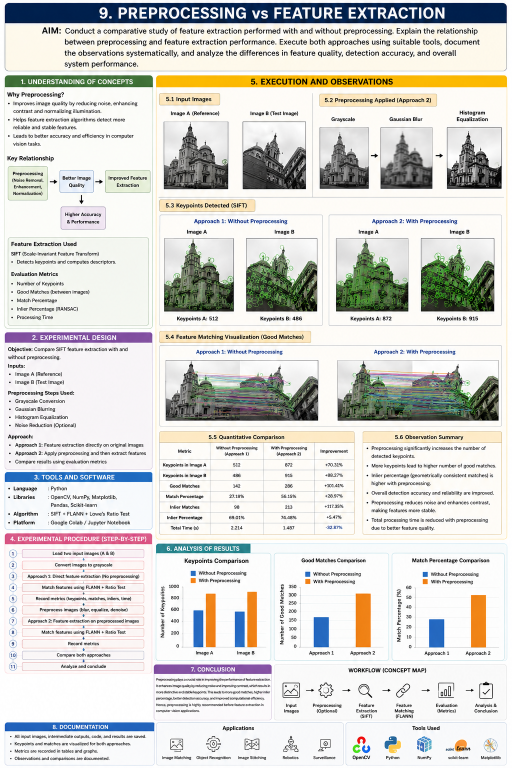
#> input picture CO3/AT1/9/9.png, 1024 x 1536 px (shown at 1/2 size)
$ python 9.py
#> lines starting #> are read from the running program, lines starting #| are printed output that depends on the picture
# ==============================================================
# 9. PREPROCESSING VS FEATURE EXTRACTION
# Comparative Study using SIFT
# ==============================================================

import cv2
import numpy as np
import pandas as pd
import matplotlib.pyplot as plt
import time

from google.colab import files


# ==============================================================
# STEP 1: UPLOAD TWO IMAGES
# ==============================================================

print("Upload Image 1 - Reference Image")
uploaded1 = files.upload()
#> the answer given: 9.png

print("Upload Image 2 - Test Image")
uploaded2 = files.upload()
#> the answer given: 9.png


# Get uploaded filenames automatically
image1_path = list(uploaded1.keys())[0]
image2_path = list(uploaded2.keys())[0]


# ==============================================================
# STEP 2: READ IMAGES
# ==============================================================

img1 = cv2.imread(image1_path)
#> img1 is the input picture: shape (1536, 1024, 3); mean B, G, R 209.3, 213.4, 213.8
img2 = cv2.imread(image2_path)

if img1 is None or img2 is None:
    raise Exception("Unable to read the uploaded images.")


# Resize images to the same size
img1 = cv2.resize(img1, (800, 600))
#> img1: shape (600, 800, 3)
img2 = cv2.resize(img2, (800, 600))


# ==============================================================
# STEP 3: CONVERT TO GRAYSCALE
# ==============================================================

gray1 = cv2.cvtColor(
    img1,
    cv2.COLOR_BGR2GRAY
)

gray2 = cv2.cvtColor(
    img2,
    cv2.COLOR_BGR2GRAY
)


# ==============================================================
# STEP 4: DISPLAY ORIGINAL IMAGES
# ==============================================================

plt.figure(figsize=(12, 5))

plt.subplot(1, 2, 1)

plt.imshow(
    cv2.cvtColor(
        img1,
        cv2.COLOR_BGR2RGB
    )
)

plt.title("Image 1 - Reference")
plt.axis("off")


plt.subplot(1, 2, 2)

plt.imshow(
    cv2.cvtColor(
        img2,
        cv2.COLOR_BGR2RGB
    )
)

plt.title("Image 2 - Test")
plt.axis("off")

plt.tight_layout()
plt.show()
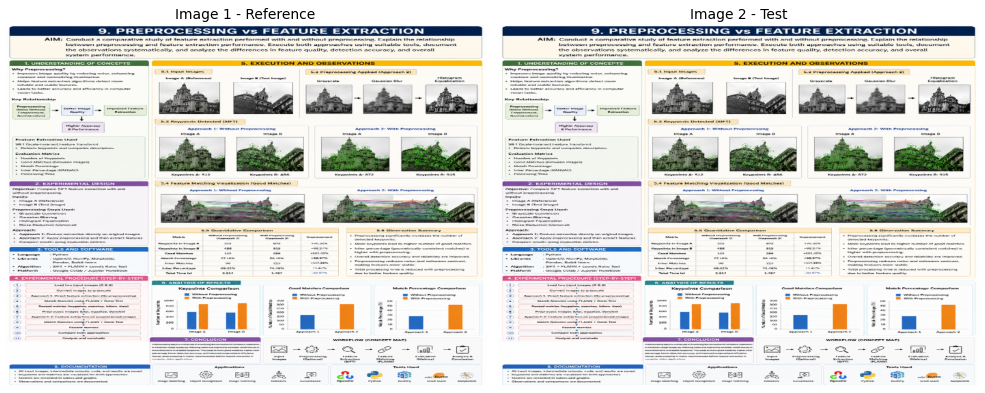
#> figure drawn by matplotlib, 2 panels


# ==============================================================
# STEP 5: PREPROCESSING FUNCTION
# ==============================================================

def preprocess_image(gray):

    # Gaussian Blur for noise reduction
    blurred = cv2.GaussianBlur(
        gray,
        (5, 5),
        0
    )
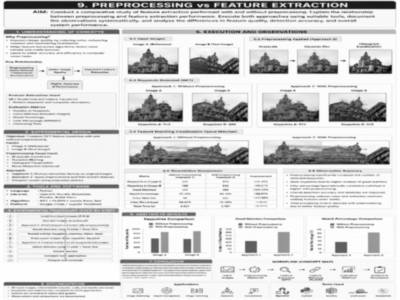
#> blurred: shape (600, 800) (shown at 1/2 size); min 2, max 255, mean 212.9

    # CLAHE for local contrast enhancement
    clahe = cv2.createCLAHE(
        clipLimit=2.0,
        tileGridSize=(8, 8)
    )

    enhanced = clahe.apply(
        blurred
    )
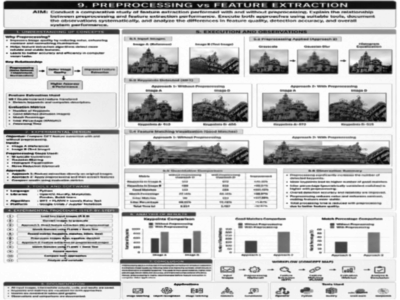
#> enhanced: shape (600, 800) (shown at 1/2 size); min 1, max 255, mean 194.8

    return enhanced


# ==============================================================
# STEP 6: CREATE PREPROCESSED IMAGES
# ==============================================================

processed1 = preprocess_image(
    gray1
)

processed2 = preprocess_image(
    gray2
)


# ==============================================================
# STEP 7: DISPLAY PREPROCESSING
# ==============================================================

plt.figure(figsize=(12, 8))

plt.subplot(2, 2, 1)

plt.imshow(
    gray1,
    cmap="gray"
)

plt.title(
    "Image 1 - Without Preprocessing"
)

plt.axis("off")


plt.subplot(2, 2, 2)

plt.imshow(
    processed1,
    cmap="gray"
)

plt.title(
    "Image 1 - With Preprocessing"
)

plt.axis("off")


plt.subplot(2, 2, 3)

plt.imshow(
    gray2,
    cmap="gray"
)

plt.title(
    "Image 2 - Without Preprocessing"
)

plt.axis("off")


plt.subplot(2, 2, 4)

plt.imshow(
    processed2,
    cmap="gray"
)

plt.title(
    "Image 2 - With Preprocessing"
)

plt.axis("off")

plt.tight_layout()
plt.show()


# ==============================================================
# STEP 8: CREATE SIFT DETECTOR
# ==============================================================

sift = cv2.SIFT_create(
    nfeatures=1500
)


# ==============================================================
# STEP 9: CREATE FLANN MATCHER
# ==============================================================

FLANN_INDEX_KDTREE = 1

index_params = {
    "algorithm": FLANN_INDEX_KDTREE,
    "trees": 5
}

search_params = {
    "checks": 50
}

flann = cv2.FlannBasedMatcher(
    index_params,
    search_params
)


# ==============================================================
# STEP 10: FUNCTION FOR FEATURE EXTRACTION AND MATCHING
# ==============================================================

def perform_experiment(
    image1,
    image2,
    condition
):

#> called with condition = 'Without Preprocessing'
    start_time = time.perf_counter()


    # ----------------------------------------------------------
    # SIFT FEATURE EXTRACTION
    # ----------------------------------------------------------

    keypoints1, descriptors1 = (
        sift.detectAndCompute(
            image1,
            None
        )
    )
#> keypoints1 = 1501 keypoints; strongest (x, y, size): (688, 121, 2.2), (587, 121, 2.1), (157, 142, 2), (86, 142, 2)

    keypoints2, descriptors2 = (
        sift.detectAndCompute(
            image2,
            None
        )
    )
#> keypoints2 has the same summary as keypoints1


    # Check descriptors
    if descriptors1 is None or descriptors2 is None:

        return {
            "Condition": condition,
            "Keypoints Image 1": len(keypoints1),
            "Keypoints Image 2": len(keypoints2),
            "Good Matches": 0,
            "Match Percentage": 0,
            "Inliers": 0,
            "Inlier Percentage": 0,
            "Processing Time (ms)": 0,
            "Keypoints1": keypoints1,
            "Keypoints2": keypoints2,
            "Good": []
        }


    # ----------------------------------------------------------
    # FEATURE MATCHING
    # ----------------------------------------------------------

    matches = flann.knnMatch(
        descriptors1,
        descriptors2,
        k=2
    )
#> matches = 1501 matches


    # ----------------------------------------------------------
    # LOWE'S RATIO TEST
    # ----------------------------------------------------------

    good_matches = []

    for pair in matches:

        if len(pair) == 2:

            m, n = pair

            if m.distance < 0.75 * n.distance:

                good_matches.append(m)
#> after the loop, good_matches = 1501 matches


    # ----------------------------------------------------------
    # MATCH PERCENTAGE
    # ----------------------------------------------------------

    match_percentage = (
        len(good_matches)
        / len(matches)
        * 100
        if len(matches) > 0
        else 0
    )
#> match_percentage = 100


    # ----------------------------------------------------------
    # RANSAC INLIER ANALYSIS
    # ----------------------------------------------------------

    inliers = 0

    if len(good_matches) >= 4:

        source_points = np.float32([
            keypoints1[m.queryIdx].pt
            for m in good_matches
        ]).reshape(
            -1, 1, 2
        )
#> source_points = 1501 rows, first 8: [11.41, 567.6], [784.5, 11.06], [777.3, 326.6], [777.3, 326.6], [776.4, 139.4], [774.9, 325.3], [14.36, 11.06], [768.2, 239]

        destination_points = np.float32([
            keypoints2[m.trainIdx].pt
            for m in good_matches
        ]).reshape(
            -1, 1, 2
        )
#> destination_points has the same summary as source_points


        H, mask = cv2.findHomography(
            source_points,
            destination_points,
            cv2.RANSAC,
            5.0
        )
#> H = [[1, 3.91e-16, 4.45e-14], [-1.58e-16, 1, 1.35e-13], [-6.28e-19, 8.59e-19, 1]]; mask = 1501 values from 1 to 1


        if mask is not None:

            inliers = int(
                mask.sum()
            )
#> inliers = 1501


    # ----------------------------------------------------------
    # INLIER PERCENTAGE
    # ----------------------------------------------------------

    inlier_percentage = (
        inliers
        / len(good_matches)
        * 100
        if len(good_matches) > 0
        else 0
    )
#> inlier_percentage = 100


    # ----------------------------------------------------------
    # PROCESSING TIME
    # ----------------------------------------------------------

    processing_time = (
        time.perf_counter()
        - start_time
    ) * 1000


    # ----------------------------------------------------------
    # RETURN RESULTS
    # ----------------------------------------------------------

    return {

        "Condition": condition,

        "Keypoints Image 1":
            len(keypoints1),

        "Keypoints Image 2":
            len(keypoints2),

        "Good Matches":
            len(good_matches),

        "Match Percentage":
            round(
                match_percentage,
                2
            ),

        "Inliers":
            inliers,

        "Inlier Percentage":
            round(
                inlier_percentage,
                2
            ),

        "Processing Time (ms)":
            round(
                processing_time,
                2
            ),

        "Keypoints1":
            keypoints1,

        "Keypoints2":
            keypoints2,

        "Good":
            good_matches
    }


# ==============================================================
# STEP 11: APPROACH 1 - WITHOUT PREPROCESSING
# ==============================================================

print("\nRunning experiment WITHOUT preprocessing...")

result_without = perform_experiment(
    gray1,
    gray2,
    "Without Preprocessing"
)
#> result_without = 11 items


# ==============================================================
# STEP 12: APPROACH 2 - WITH PREPROCESSING
# ==============================================================

print(
    "Running experiment WITH preprocessing..."
)

result_with = perform_experiment(
    processed1,
    processed2,
    "With Preprocessing"
)
#> in perform_experiment (call 2), `keypoints1, descriptors1 = ( sift.detectAndCompute( image1, None ) )`: keypoints1 = 1501 keypoints; strongest (x, y, size): (776, 139, 12.4), (569, 140, 11.8), (85, 142, 3.4), (356, 232, 15.2)
#> in perform_experiment (call 2), `keypoints2, descriptors2 = ( sift.detectAndCompute( image2, None ) )`: keypoints2 has the same summary as keypoints1
#> in perform_experiment (call 2), `source_points = np.float32([ keypoints1[m.queryIdx].pt for m in good_m..`: source_points = 1501 rows, first 8: [731, 180.6], [137.2, 33.35], [485.8, 213.6], [137.2, 33.35], [784.7, 11.21], [568.4, 437.8], [485.1, 32.87], [135.7, 105.6]
#> in perform_experiment (call 2), `destination_points = np.float32([ keypoints2[m.trainIdx].pt for m in g..`: destination_points has the same summary as source_points
#> result_with = 11 items


# ==============================================================
# STEP 13: CREATE RESULTS TABLE
# ==============================================================

results = [

    result_without,
    result_with

]


results_df = pd.DataFrame([

    {
        "Approach":
            r["Condition"],

        "Keypoints Image 1":
            r["Keypoints Image 1"],

        "Keypoints Image 2":
            r["Keypoints Image 2"],

        "Good Matches":
            r["Good Matches"],

        "Match Percentage (%)":
            r["Match Percentage"],

        "RANSAC Inliers":
            r["Inliers"],

        "Inlier Percentage (%)":
            r["Inlier Percentage"],

        "Processing Time (ms)":
            r["Processing Time (ms)"]
    }

    for r in results

])
#> results_df = table of 2 rows and 8 columns


# ==============================================================
# STEP 14: DISPLAY RESULTS
# ==============================================================

print("\n")
print("=" * 75)
print("        PREPROCESSING VS FEATURE EXTRACTION")
print("=" * 75)

print(
    results_df.to_string(
        index=False
    )
)
#|              Approach  Keypoints Image 1  Keypoints Image 2  Good Matches  Match Percentage (%)  RANSAC Inliers  Inlier Percentage (%)  Processing Time (ms)
#| Without Preprocessing               1501               1501          1501                 100.0            1501                  100.0                775.62
#|    With Preprocessing               1501               1501          1501                 100.0            1501                  100.0                885.86


# ==============================================================
# STEP 15: DRAW SIFT KEYPOINTS
# ==============================================================

keypoints_without_1 = cv2.drawKeypoints(
    img1,
    result_without["Keypoints1"],
    None,
    flags=cv2.DRAW_MATCHES_FLAGS_DRAW_RICH_KEYPOINTS
)

keypoints_with_1 = cv2.drawKeypoints(
    img1,
    result_with["Keypoints1"],
    None,
    flags=cv2.DRAW_MATCHES_FLAGS_DRAW_RICH_KEYPOINTS
)


keypoints_without_2 = cv2.drawKeypoints(
    img2,
    result_without["Keypoints2"],
    None,
    flags=cv2.DRAW_MATCHES_FLAGS_DRAW_RICH_KEYPOINTS
)

keypoints_with_2 = cv2.drawKeypoints(
    img2,
    result_with["Keypoints2"],
    None,
    flags=cv2.DRAW_MATCHES_FLAGS_DRAW_RICH_KEYPOINTS
)
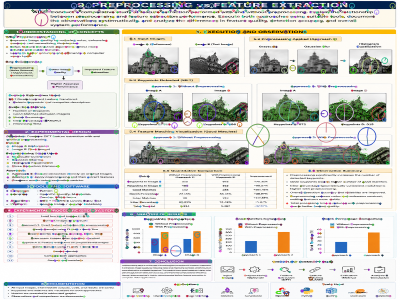
#> keypoints_with_2: shape (600, 800, 3) (shown at 1/2 size); mean B, G, R 208.7, 212.5, 212.9


# ==============================================================
# STEP 16: VISUALIZE KEYPOINT COMPARISON
# ==============================================================

plt.figure(figsize=(14, 10))


plt.subplot(2, 2, 1)

plt.imshow(
    cv2.cvtColor(
        keypoints_without_1,
        cv2.COLOR_BGR2RGB
    )
)

plt.title(
    "Without Preprocessing - Image 1\n"
    + str(result_without["Keypoints Image 1"])
    + " Keypoints"
)

plt.axis("off")


plt.subplot(2, 2, 2)

plt.imshow(
    cv2.cvtColor(
        keypoints_with_1,
        cv2.COLOR_BGR2RGB
    )
)

plt.title(
    "With Preprocessing - Image 1\n"
    + str(result_with["Keypoints Image 1"])
    + " Keypoints"
)

plt.axis("off")


plt.subplot(2, 2, 3)

plt.imshow(
    cv2.cvtColor(
        keypoints_without_2,
        cv2.COLOR_BGR2RGB
    )
)

plt.title(
    "Without Preprocessing - Image 2\n"
    + str(result_without["Keypoints Image 2"])
    + " Keypoints"
)

plt.axis("off")


plt.subplot(2, 2, 4)

plt.imshow(
    cv2.cvtColor(
        keypoints_with_2,
        cv2.COLOR_BGR2RGB
    )
)

plt.title(
    "With Preprocessing - Image 2\n"
    + str(result_with["Keypoints Image 2"])
    + " Keypoints"
)

plt.axis("off")

plt.tight_layout()
plt.show()
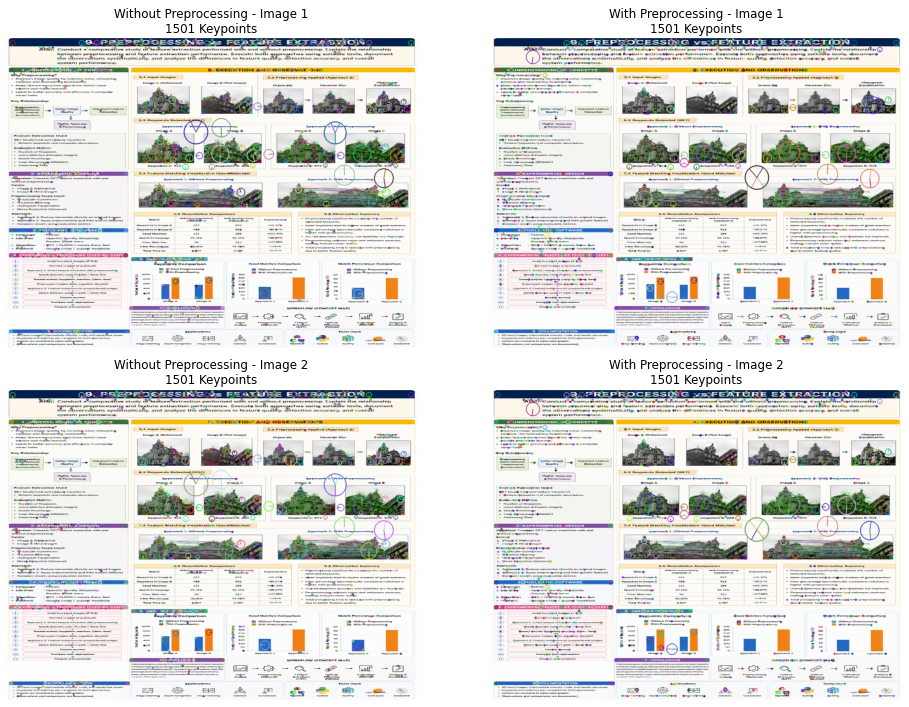
#> figure drawn by matplotlib, 4 panels


# ==============================================================
# STEP 17: VISUALIZE GOOD MATCHES
# ==============================================================

match_image_without = cv2.drawMatches(
    img1,
    result_without["Keypoints1"],
    img2,
    result_without["Keypoints2"],
    result_without["Good"],
    None,
    flags=cv2.DrawMatchesFlags_NOT_DRAW_SINGLE_POINTS
)
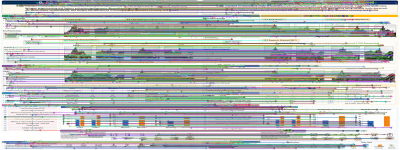
#> match_image_without: shape (600, 1600, 3) (shown at 1/4 size); mean B, G, R 180.9, 183.7, 181


match_image_with = cv2.drawMatches(
    img1,
    result_with["Keypoints1"],
    img2,
    result_with["Keypoints2"],
    result_with["Good"],
    None,
    flags=cv2.DrawMatchesFlags_NOT_DRAW_SINGLE_POINTS
)
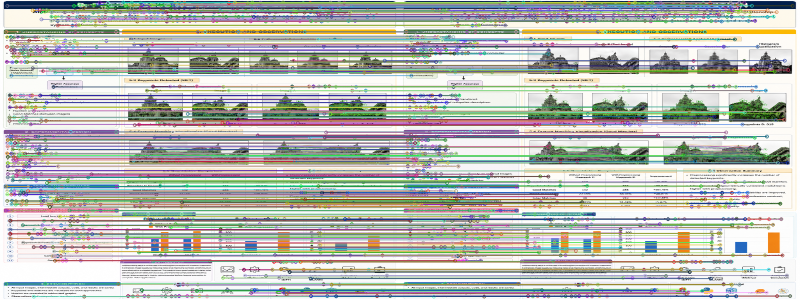
#> match_image_with: shape (600, 1600, 3) (shown at 1/2 size); mean B, G, R 182.5, 188.2, 186


plt.figure(figsize=(16, 10))


plt.subplot(2, 1, 1)

plt.imshow(
    cv2.cvtColor(
        match_image_without,
        cv2.COLOR_BGR2RGB
    )
)

plt.title(
    "Feature Matching WITHOUT Preprocessing"
)

plt.axis("off")


plt.subplot(2, 1, 2)

plt.imshow(
    cv2.cvtColor(
        match_image_with,
        cv2.COLOR_BGR2RGB
    )
)

plt.title(
    "Feature Matching WITH Preprocessing"
)

plt.axis("off")


plt.tight_layout()
plt.show()
#> (the rest of the program and of its run is left out)
